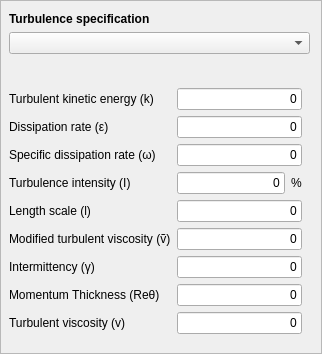
        <widget class="QFrame" name="turbulenceFrame">
         <property name="frameShape">
          <enum>QFrame::StyledPanel</enum>
         </property>
         <property name="frameShadow">
          <enum>QFrame::Raised</enum>
         </property>
         <layout class="QVBoxLayout" name="verticalLayout_2">
          <property name="leftMargin">
           <number>8</number>
          </property>
          <item>
           <widget class="QLabel" name="labelTurbulenceSpecification">
            <property name="font">
             <font>
              <weight>75</weight>
              <bold>true</bold>
             </font>
            </property>
            <property name="text">
             <string>Turbulence specification</string>
            </property>
            <property name="wordWrap">
             <bool>false</bool>
            </property>
           </widget>
          </item>
          <item>
           <widget class="QComboBox" name="comboTurbulenceSpecification">
            <property name="sizePolicy">
             <sizepolicy hsizetype="Expanding" vsizetype="Fixed">
              <horstretch>0</horstretch>
              <verstretch>0</verstretch>
             </sizepolicy>
            </property>
            <property name="frame">
             <bool>true</bool>
            </property>
           </widget>
          </item>
          <item>
           <widget class="QLabel" name="labelTurbulenceDescription">
            <property name="text">
             <string/>
            </property>
            <property name="wordWrap">
             <bool>true</bool>
            </property>
           </widget>
          </item>
          <item>
           <layout class="QFormLayout" name="layoutTurbulenceValues">
            <property name="topMargin">
             <number>8</number>
            </property>
            <property name="rightMargin">
             <number>8</number>
            </property>
            <property name="bottomMargin">
             <number>8</number>
            </property>
            <item row="0" column="0">
             <widget class="QLabel" name="labelTurbulentKineticEnergy">
              <property name="text">
               <string>Turbulent kinetic energy (k)</string>
              </property>
             </widget>
            </item>
            <item row="0" column="1">
             <widget class="Gui::InputField" name="inputKineticEnergy">
              <property name="sizePolicy">
               <sizepolicy hsizetype="Preferred" vsizetype="Fixed">
                <horstretch>0</horstretch>
                <verstretch>0</verstretch>
               </sizepolicy>
              </property>
              <property name="text">
               <string>0</string>
              </property>
              <property name="alignment">
               <set>Qt::AlignRight|Qt::AlignTrailing|Qt::AlignVCenter</set>
              </property>
              <property name="singleStep" stdset="0">
               <double>0.010000000000000</double>
              </property>
              <property name="minimum" stdset="0">
               <double>0.000000000000000</double>
              </property>
              <property name="unit" stdset="0">
               <string notr="true">m^2/s^2</string>
              </property>
              <property name="format" stdset="0">
               <number>0</number>
              </property>
             </widget>
            </item>
            <item row="1" column="0">
             <widget class="QLabel" name="labelTurbulentDissapationRate">
              <property name="text">
               <string>Dissipation rate (ε)</string>
              </property>
             </widget>
            </item>
            <item row="1" column="1">
             <widget class="Gui::InputField" name="inputDissipationRate">
              <property name="sizePolicy">
               <sizepolicy hsizetype="Preferred" vsizetype="Fixed">
                <horstretch>0</horstretch>
                <verstretch>0</verstretch>
               </sizepolicy>
              </property>
              <property name="text">
               <string>0</string>
              </property>
              <property name="alignment">
               <set>Qt::AlignRight|Qt::AlignTrailing|Qt::AlignVCenter</set>
              </property>
              <property name="singleStep" stdset="0">
               <double>0.010000000000000</double>
              </property>
              <property name="minimum" stdset="0">
               <double>0.000000000000000</double>
              </property>
              <property name="unit" stdset="0">
               <string notr="true">m^2/s^3</string>
              </property>
              <property name="format" stdset="0">
               <number>0</number>
              </property>
             </widget>
            </item>
            <item row="2" column="0">
             <widget class="QLabel" name="labelTurbulentSpecificDissapationRate">
              <property name="text">
               <string>Specific dissipation rate (ω)</string>
              </property>
             </widget>
            </item>
            <item row="2" column="1">
             <widget class="Gui::InputField" name="inputSpecificDissipationRate">
              <property name="sizePolicy">
               <sizepolicy hsizetype="Preferred" vsizetype="Fixed">
                <horstretch>0</horstretch>
                <verstretch>0</verstretch>
               </sizepolicy>
              </property>
              <property name="text">
               <string>0</string>
              </property>
              <property name="alignment">
               <set>Qt::AlignRight|Qt::AlignTrailing|Qt::AlignVCenter</set>
              </property>
              <property name="singleStep" stdset="0">
               <double>0.010000000000000</double>
              </property>
              <property name="minimum" stdset="0">
               <double>0.000000000000000</double>
              </property>
              <property name="unit" stdset="0">
               <string notr="true">rad/s</string>
              </property>
              <property name="format" stdset="0">
               <number>0</number>
              </property>
             </widget>
            </item>
            <item row="3" column="0">
             <widget class="QLabel" name="labelTurbulentIntensityValue">
              <property name="text">
               <string>Turbulence intensity (I)</string>
              </property>
             </widget>
            </item>
            <item row="4" column="0">
             <widget class="QLabel" name="labelTurbulentLengthValue">
              <property name="text">
               <string>Length scale (l)</string>
              </property>
             </widget>
            </item>
            <item row="4" column="1">
             <widget class="Gui::InputField" name="inputLengthScale">
              <property name="sizePolicy">
               <sizepolicy hsizetype="Preferred" vsizetype="Fixed">
                <horstretch>0</horstretch>
                <verstretch>0</verstretch>
               </sizepolicy>
              </property>
              <property name="text">
               <string>0</string>
              </property>
              <property name="alignment">
               <set>Qt::AlignRight|Qt::AlignTrailing|Qt::AlignVCenter</set>
              </property>
              <property name="singleStep" stdset="0">
               <double>1.000000000000000</double>
              </property>
              <property name="minimum" stdset="0">
               <double>0.000000000000000</double>
              </property>
              <property name="unit" stdset="0">
               <string notr="true">mm</string>
              </property>
              <property name="format" stdset="0">
               <number>0</number>
              </property>
             </widget>
            </item>
            <item row="5" column="0">
             <widget class="QLabel" name="labelNuTildaValue">
              <property name="text">
               <string>Modified turbulent viscosity (ṽ)</string>
              </property>
             </widget>
            </item>
            <item row="5" column="1">
             <widget class="Gui::InputField" name="inputNuTilda">
              <property name="sizePolicy">
               <sizepolicy hsizetype="Preferred" vsizetype="Fixed">
                <horstretch>0</horstretch>
                <verstretch>0</verstretch>
               </sizepolicy>
              </property>
              <property name="text">
               <string>0</string>
              </property>
              <property name="alignment">
               <set>Qt::AlignRight|Qt::AlignTrailing|Qt::AlignVCenter</set>
              </property>
              <property name="singleStep" stdset="0">
               <double>1.000000000000000</double>
              </property>
              <property name="minimum" stdset="0">
               <double>0.000000000000000</double>
              </property>
              <property name="unit" stdset="0">
               <string notr="true">m^2/s^1</string>
              </property>
              <property name="format" stdset="0">
               <number>0</number>
              </property>
             </widget>
            </item>
            <item row="6" column="0">
             <widget class="QLabel" name="labelIntermittencyValue">
              <property name="text">
               <string>Intermittency (γ)</string>
              </property>
             </widget>
            </item>
            <item row="6" column="1">
             <widget class="Gui::InputField" name="inputGammaInt">
              <property name="sizePolicy">
               <sizepolicy hsizetype="Preferred" vsizetype="Fixed">
                <horstretch>0</horstretch>
                <verstretch>0</verstretch>
               </sizepolicy>
              </property>
              <property name="text">
               <string>0</string>
              </property>
              <property name="alignment">
               <set>Qt::AlignRight|Qt::AlignTrailing|Qt::AlignVCenter</set>
              </property>
              <property name="singleStep" stdset="0">
               <double>0.001000000000000</double>
              </property>
              <property name="minimum" stdset="0">
               <double>0.000000000000000</double>
              </property>
              <property name="unit" stdset="0">
               <string notr="true"/>
              </property>
              <property name="format" stdset="0">
               <number>0</number>
              </property>
             </widget>
            </item>
            <item row="7" column="0">
             <widget class="QLabel" name="labelMomentumThicknessValue">
              <property name="text">
               <string>Momentum Thickness (Reθ)</string>
              </property>
             </widget>
            </item>
            <item row="7" column="1">
             <widget class="Gui::InputField" name="inputReThetat">
              <property name="sizePolicy">
               <sizepolicy hsizetype="Preferred" vsizetype="Fixed">
                <horstretch>0</horstretch>
                <verstretch>0</verstretch>
               </sizepolicy>
              </property>
              <property name="text">
               <string>0</string>
              </property>
              <property name="alignment">
               <set>Qt::AlignRight|Qt::AlignTrailing|Qt::AlignVCenter</set>
              </property>
              <property name="singleStep" stdset="0">
               <double>0.001000000000000</double>
              </property>
              <property name="minimum" stdset="0">
               <double>0.000000000000000</double>
              </property>
              <property name="unit" stdset="0">
               <string notr="true"/>
              </property>
              <property name="format" stdset="0">
               <number>0</number>
              </property>
             </widget>
            </item>
            <item row="8" column="0">
             <widget class="QLabel" name="labelMomentumThicknessValue">
              <property name="text">
               <string>Turbulent viscosity (v)</string>
              </property>
             </widget>
            </item>
            <item row="8" column="1">
             <widget class="Gui::InputField" name="inputTurbulentViscosity">
              <property name="sizePolicy">
               <sizepolicy hsizetype="Preferred" vsizetype="Fixed">
                <horstretch>0</horstretch>
                <verstretch>0</verstretch>
               </sizepolicy>
              </property>
              <property name="text">
               <string>0</string>
              </property>
              <property name="alignment">
               <set>Qt::AlignRight|Qt::AlignTrailing|Qt::AlignVCenter</set>
              </property>
              <property name="singleStep" stdset="0">
               <double>0.001000000000000</double>
              </property>
              <property name="minimum" stdset="0">
               <double>0.000000000000000</double>
              </property>
              <property name="unit" stdset="0">
               <string notr="true">m^2/s^1</string>
              </property>
              <property name="format" stdset="0">
               <number>0</number>
              </property>
             </widget>
            </item>
            <item row="3" column="1">
             <widget class="QFrame" name="frame">
              <property name="frameShape">
               <enum>QFrame::NoFrame</enum>
              </property>
              <property name="frameShadow">
               <enum>QFrame::Plain</enum>
              </property>
              <property name="lineWidth">
               <number>0</number>
              </property>
              <layout class="QGridLayout" name="gridLayout_2">
               <property name="leftMargin">
                <number>0</number>
               </property>
               <property name="topMargin">
                <number>0</number>
               </property>
               <property name="rightMargin">
                <number>0</number>
               </property>
               <property name="bottomMargin">
                <number>0</number>
               </property>
               <property name="horizontalSpacing">
                <number>6</number>
               </property>
               <item row="0" column="0">
                <widget class="Gui::InputField" name="inputIntensity">
                 <property name="sizePolicy">
                  <sizepolicy hsizetype="Preferred" vsizetype="Fixed">
                   <horstretch>0</horstretch>
                   <verstretch>0</verstretch>
                  </sizepolicy>
                 </property>
                 <property name="text">
                  <string>0</string>
                 </property>
                 <property name="alignment">
                  <set>Qt::AlignRight|Qt::AlignTrailing|Qt::AlignVCenter</set>
                 </property>
                 <property name="singleStep" stdset="0">
                  <double>0.100000000000000</double>
                 </property>
                 <property name="minimum" stdset="0">
                  <double>0.000000000000000</double>
                 </property>
                 <property name="unit" stdset="0">
                  <string notr="true"/>
                 </property>
                 <property name="format" stdset="0">
                  <number>0</number>
                 </property>
                </widget>
               </item>
               <item row="0" column="1">
                <widget class="QLabel" name="label_6">
                 <property name="sizePolicy">
                  <sizepolicy hsizetype="Fixed" vsizetype="Preferred">
                   <horstretch>0</horstretch>
                   <verstretch>0</verstretch>
                  </sizepolicy>
                 </property>
                 <property name="font">
                  <font>
                   <weight>50</weight>
                   <bold>false</bold>
                  </font>
                 </property>
                 <property name="text">
                  <string>%</string>
                 </property>
                 <property name="textFormat">
                  <enum>Qt::AutoText</enum>
                 </property>
                </widget>
               </item>
              </layout>
             </widget>
            </item>
           </layout>
          </item>
         </layout>
        </widget>
